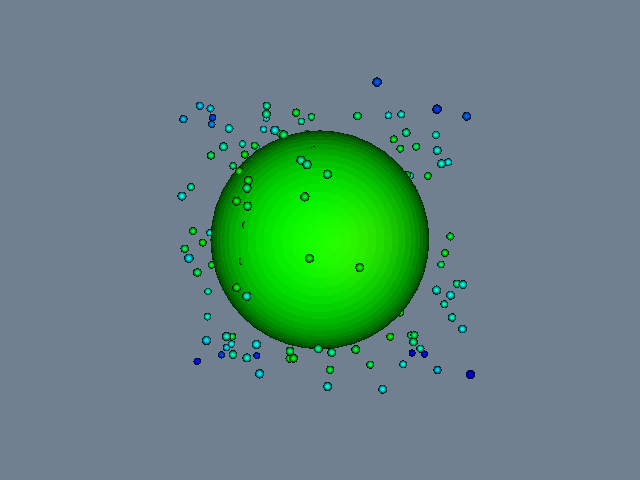

Here is the Python script that generated this plot:
#!/usr/bin/env python

# Interpolate a scalar field from scattered points onto a sphere surface
# using vtkPointInterpolator with a Gaussian kernel. The scattered source
# points are shown as splats alongside the interpolated surface.

# Factory overrides: importing these modules registers the OpenGL rendering
# and interaction style implementations for vtkRenderingCore factory classes.
import math

import vtkmodules.vtkInteractionStyle  # noqa: F401
import vtkmodules.vtkRenderingOpenGL2  # noqa: F401
# VTK pipeline classes used in this example
from vtkmodules.vtkCommonCore import (
    vtkFloatArray,
    vtkMinimalStandardRandomSequence,
    vtkPoints,
)
from vtkmodules.vtkCommonDataModel import (
    vtkImageData,
    vtkPolyData,
)
from vtkmodules.vtkFiltersCore import vtkResampleWithDataSet
from vtkmodules.vtkFiltersPoints import (
    vtkGaussianKernel,
    vtkPointInterpolator,
)
from vtkmodules.vtkFiltersSources import vtkSphereSource
from vtkmodules.vtkRenderingCore import (
    vtkActor,
    vtkPointGaussianMapper,
    vtkPolyDataMapper,
    vtkRenderWindow,
    vtkRenderWindowInteractor,
    vtkRenderer,
)

# Colors (normalized RGB)
slate_gray_background_rgb = (0.439, 0.502, 0.565)

# Generate 200 random scattered source points with a scalar value
rng = vtkMinimalStandardRandomSequence()
rng.SetSeed(42)

source_points = vtkPoints()
source_scalars = vtkFloatArray()
source_scalars.SetName("val")
for _ in range(200):
    rng.Next()
    x = rng.GetRangeValue(-1.0, 1.0)
    rng.Next()
    y = rng.GetRangeValue(-1.0, 1.0)
    rng.Next()
    z = rng.GetRangeValue(-1.0, 1.0)
    source_points.InsertNextPoint(x, y, z)
    source_scalars.InsertNextValue(math.sqrt(x * x + y * y + z * z))

source_poly = vtkPolyData()
source_poly.SetPoints(source_points)
source_poly.GetPointData().AddArray(source_scalars)
source_poly.GetPointData().SetActiveScalars("val")
scalar_range = source_scalars.GetRange()

# Probe surface: a tessellated sphere
probe_sphere = vtkSphereSource()
probe_sphere.SetThetaResolution(40)
probe_sphere.SetPhiResolution(40)
probe_sphere.SetRadius(0.8)
probe_sphere.Update()

probe_surface = probe_sphere.GetOutput()
bounds = probe_surface.GetBounds()

# ImageData volume enclosing the probe surface for interpolation
volume = vtkImageData()
volume.SetDimensions(51, 51, 51)
volume.SetSpacing(
    (bounds[1] - bounds[0]) / 50.0,
    (bounds[3] - bounds[2]) / 50.0,
    (bounds[5] - bounds[4]) / 50.0,
)
volume.SetOrigin(bounds[0], bounds[2], bounds[4])

# Gaussian kernel for smooth interpolation
gaussian_kernel = vtkGaussianKernel()
gaussian_kernel.SetSharpness(2)
gaussian_kernel.SetRadius(1.0)

# PointInterpolator: interpolate source scalars onto the volume grid
interpolator = vtkPointInterpolator()
interpolator.SetInputData(volume)
interpolator.SetSourceData(source_poly)
interpolator.SetKernel(gaussian_kernel)

# Resample: project the interpolated volume onto the probe surface
resample = vtkResampleWithDataSet()
resample.SetInputData(probe_surface)
resample.SetSourceConnection(interpolator.GetOutputPort())

# Mapper: map the interpolated surface to graphics primitives
surface_mapper = vtkPolyDataMapper()
surface_mapper.SetInputConnection(resample.GetOutputPort())
surface_mapper.SetScalarRange(scalar_range)

surface_actor = vtkActor()
surface_actor.SetMapper(surface_mapper)

# Mapper: show source points as Gaussian splats
point_mapper = vtkPointGaussianMapper()
point_mapper.SetInputData(source_poly)
point_mapper.SetScalarRange(scalar_range)
point_mapper.SetScaleFactor(0.03)
point_mapper.EmissiveOff()
point_mapper.SetSplatShaderCode(
    "//VTK::Color::Impl\n"
    "float dist = dot(offsetVCVSOutput.xy,offsetVCVSOutput.xy);\n"
    "if (dist > 1.0) {\n"
    "  discard;\n"
    "} else {\n"
    "  float scale = (1.0 - dist);\n"
    "  ambientColor *= scale;\n"
    "  diffuseColor *= scale;\n"
    "}\n"
)

point_actor = vtkActor()
point_actor.SetMapper(point_mapper)

# Renderer: assemble the scene and configure the camera
renderer = vtkRenderer()
renderer.AddActor(surface_actor)
renderer.AddActor(point_actor)
renderer.SetBackground(slate_gray_background_rgb)

# Window: display the rendered scene
render_window = vtkRenderWindow()
render_window.AddRenderer(renderer)
render_window.SetWindowName("point interpolator")
render_window.SetMultiSamples(0)
render_window.SetSize(640, 480)

# Interactor: handle mouse and keyboard events
render_window_interactor = vtkRenderWindowInteractor()
render_window_interactor.SetRenderWindow(render_window)

# Scene: configure the camera
renderer.ResetCamera()

render_window_interactor.Initialize()
render_window_interactor.Start()
